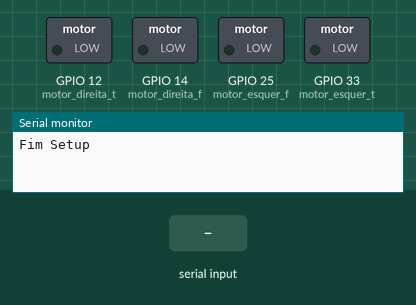
Bench run of a sketch on a simulated ESP32. On the bench: switched loads named in the sketch (green lamp = pin HIGH), the last lines printed to the serial monitor. Inputs (shaded band) come from the test bench. Nothing arrives over Bluetooth unless stated.

Above: at 1.2 s.
1.3 s: "1" received over the second serial link
At 2.5 s:
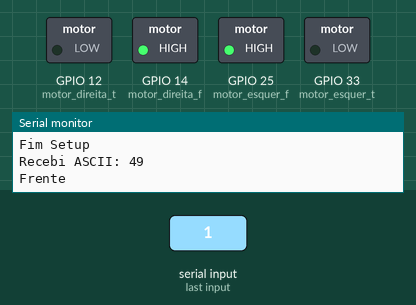
2.8 s: "2" received over the second serial link
At 3.6 s:
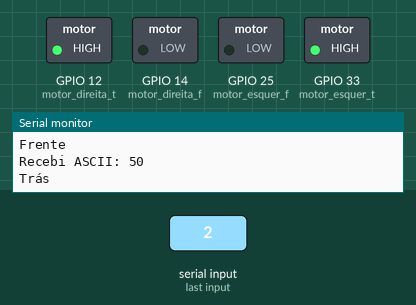
4.3 s: "3" received over the second serial link
At 4.7 s:
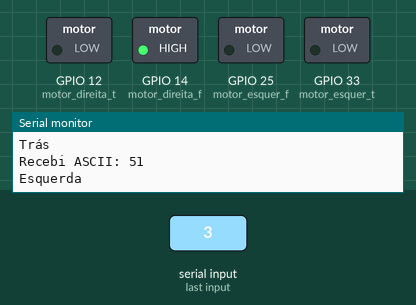
5.8 s: "4" received over the second serial link
At 7.1 s:
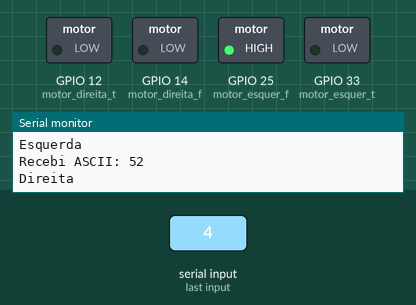
Timing chart, 0 to 8.3 s (numbered marks = the images above; inputs shaded):
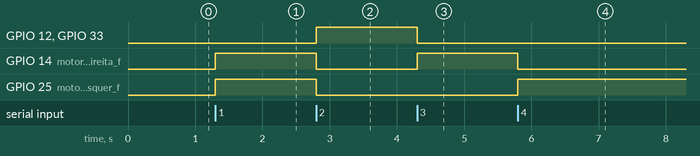

Measured:
- after the input at 1.3 s, GPIO 14 (motor_direita_f), GPIO 25 (motor_esquer_f): LOW → HIGH at once
- after the input at 2.8 s, GPIO 12 (motor_direita_t), GPIO 33 (motor_esquer_t): LOW → HIGH at once; GPIO 14 (motor_direita_f), GPIO 25 (motor_esquer_f): HIGH → LOW at once
- after the input at 4.3 s, GPIO 12 (motor_direita_t), GPIO 33 (motor_esquer_t): HIGH → LOW at once; GPIO 14 (motor_direita_f): LOW → HIGH at once
- after the input at 5.8 s, GPIO 14 (motor_direita_f): HIGH → LOW at once; GPIO 25 (motor_esquer_f): LOW → HIGH at once

The sketch:

code.ino
```cpp
#include "BluetoothSerial.h"

BluetoothSerial SerialBT;
char comando;  // char ao invés de int

const int motor_direita_f = 14;
const int motor_direita_t = 12;
const int motor_esquer_f = 25;
const int motor_esquer_t = 33;

void setup() {
  Serial.begin(9600);
  pinMode(motor_direita_f, OUTPUT);
  pinMode(motor_direita_t, OUTPUT);
  pinMode(motor_esquer_f, OUTPUT);
  pinMode(motor_esquer_t, OUTPUT);
  SerialBT.begin("Carrinho Equipe 1");
  Serial.println("Fim Setup");

  digitalWrite(motor_direita_f, LOW);
  digitalWrite(motor_direita_t, LOW);
  digitalWrite(motor_esquer_f, LOW);
  digitalWrite(motor_esquer_t, LOW);
}


  void loop() {
    if (SerialBT.available()) {
      comando = SerialBT.read();  // ex: '1', '2', ...
      Serial.print("Recebi ASCII: ");
      Serial.println((int)comando);  // debug: imprime 49,50,...

      if (comando == '1') {  // nota o apóstrofo
        digitalWrite(motor_direita_f, HIGH);
        digitalWrite(motor_direita_t, LOW);
        digitalWrite(motor_esquer_f, HIGH);
        digitalWrite(motor_esquer_t, LOW);

        Serial.println("Frente");
      } else if (comando == '2') {
        digitalWrite(motor_direita_f, LOW);
        digitalWrite(motor_direita_t, HIGH);
        digitalWrite(motor_esquer_f, LOW);
        digitalWrite(motor_esquer_t, HIGH);
        Serial.println("Trás");
      } else if (comando == '3') {
        digitalWrite(motor_direita_f, HIGH);
        digitalWrite(motor_direita_t, LOW);
        digitalWrite(motor_esquer_f, LOW);
        digitalWrite(motor_esquer_t, LOW);
        Serial.println("Esquerda");
      } else if (comando == '4') {
        digitalWrite(motor_direita_f, LOW);
        digitalWrite(motor_direita_t, LOW);
        digitalWrite(motor_esquer_f, HIGH);
        digitalWrite(motor_esquer_t, LOW);
        Serial.println("Direita");
      } else {
        digitalWrite(motor_direita_f, LOW);
        digitalWrite(motor_direita_t, LOW);
        digitalWrite(motor_esquer_f, LOW);
        digitalWrite(motor_esquer_t, LOW);
        Serial.println("parado");
      }
    }
  }
```
